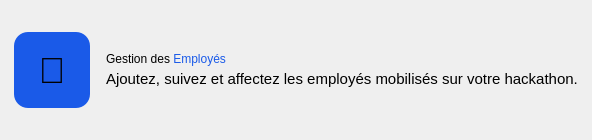
             <widget class="QFrame" name="carteEntete">
              <property name="carte" stdset="0">
               <bool>true</bool>
              </property>
              <layout class="QHBoxLayout" name="dispositionEntete" stretch="0,1">
               <property name="spacing">
                <number>16</number>
               </property>
               <property name="leftMargin">
                <number>14</number>
               </property>
               <property name="topMargin">
                <number>12</number>
               </property>
               <property name="rightMargin">
                <number>14</number>
               </property>
               <property name="bottomMargin">
                <number>12</number>
               </property>
               <item>
                <widget class="QLabel" name="pictoModule">
                 <property name="minimumSize">
                  <size>
                   <width>76</width>
                   <height>76</height>
                  </size>
                 </property>
                 <property name="maximumSize">
                  <size>
                   <width>76</width>
                   <height>76</height>
                  </size>
                 </property>
                 <property name="styleSheet">
                  <string notr="true">background:#1a5ae8;border-radius:14px;font-size:27pt;</string>
                 </property>
                 <property name="text">
                  <string>💼</string>
                 </property>
                 <property name="alignment">
                  <set>Qt::AlignCenter</set>
                 </property>
                </widget>
               </item>
               <item>
                <layout class="QVBoxLayout" name="titresModule">
                 <property name="spacing">
                  <number>4</number>
                 </property>
                 <item>
                  <spacer name="ressortTitresHaut">
                   <property name="orientation">
                    <enum>Qt::Vertical</enum>
                   </property>
                   <property name="sizeHint" stdset="0">
                    <size>
                     <width>20</width>
                     <height>40</height>
                    </size>
                   </property>
                  </spacer>
                 </item>
                 <item>
                  <widget class="QLabel" name="titreModule">
                   <property name="texte" stdset="0">
                    <string notr="true">h1</string>
                   </property>
                   <property name="textFormat">
                    <enum>Qt::RichText</enum>
                   </property>
                   <property name="text">
                    <string>Gestion des &lt;span style="color:#1a5ae8;"&gt;Employés&lt;/span&gt;</string>
                   </property>
                  </widget>
                 </item>
                 <item>
                  <widget class="QLabel" name="sousTitreModule">
                   <property name="texte" stdset="0">
                    <string notr="true">discret</string>
                   </property>
                   <property name="styleSheet">
                    <string notr="true">font-size:11pt;</string>
                   </property>
                   <property name="text">
                    <string>Ajoutez, suivez et affectez les employés mobilisés sur votre hackathon.</string>
                   </property>
                  </widget>
                 </item>
                 <item>
                  <spacer name="ressortTitresBas">
                   <property name="orientation">
                    <enum>Qt::Vertical</enum>
                   </property>
                   <property name="sizeHint" stdset="0">
                    <size>
                     <width>20</width>
                     <height>40</height>
                    </size>
                   </property>
                  </spacer>
                 </item>
                </layout>
               </item>
              </layout>
             </widget>
